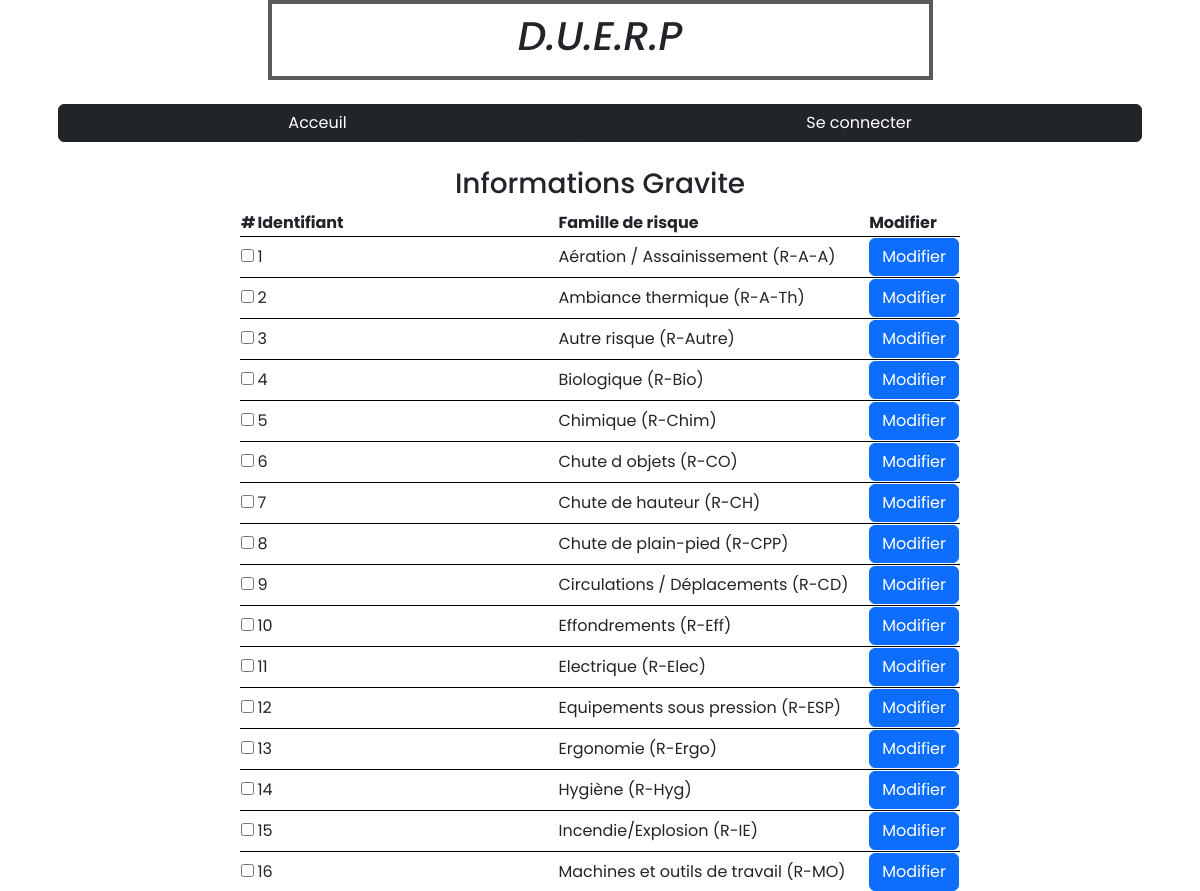
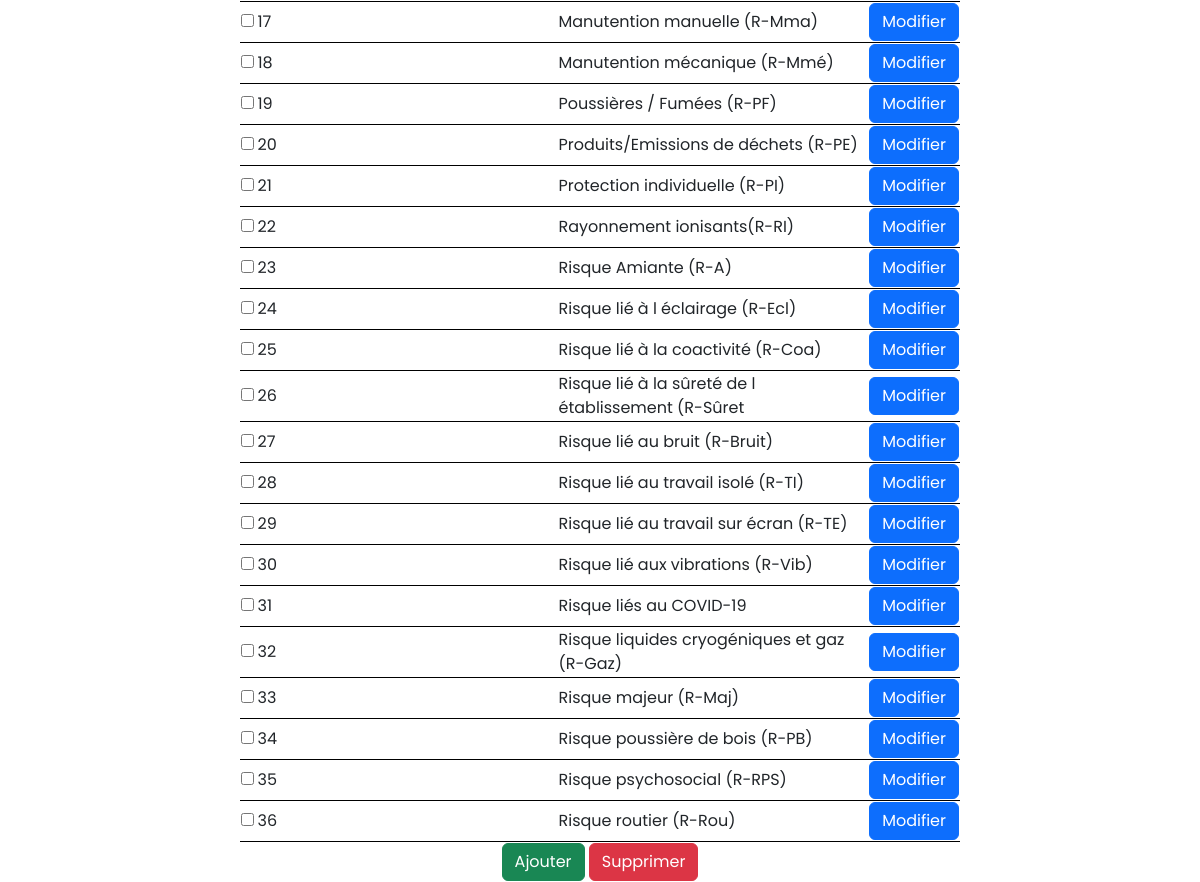
/view/vue_famille_de_risque.php (signed in), run on the app's committed database (2 pictures, top to bottom).
### tables this page shows
CREATE TABLE `famille_de_risque` (
  `Id_Famille_de_risque` int NOT NULL,
  `famille` varchar(50) DEFAULT NULL
);

### model/modele.php (called while the page is built, shortened)
<?php
function select_famille_de_risque(){
	require 'connexion.php';
	$sql = "SELECT * FROM famille_de_risque ORDER BY famille ASC";
	$stmt = $bdd->prepare($sql);
	$stmt->execute();
    $famille_de_risque = $stmt->fetchAll();
    return $famille_de_risque;
}

### view/vue_famille_de_risque.php (the view, shortened to what this page needs)
<!DOCTYPE html>
<html lang="en">
    <head>
        <link href="https://cdn.jsdelivr.net/npm/bootstrap@5.2.2/dist/css/bootstrap.min.css" rel="stylesheet" integrity="sha384-
        Zenh87qX5JnK2Jl0vWa8Ck2rdkQ2Bzep5IDxbcnCeuOxjzrPF/et3URy9Bv1WTRi">
        <link rel="stylesheet" href="https://cdn.jsdelivr.net/npm/bootstrap-icons@1.5.0/font/bootstrap-icons.css">
        <link rel="stylesheet" href="style.css">
    </head>
    <body style="background-color: white;">
        <div class="container">
            <div class="row justify-content-center">
                <div class="col-7 text-dark fst-italic justify-content-center align-intems-center border border-dark p-2 mb-2 border-opacity-75 border-4 d-flex">
                    <h1>D.U.E.R.P</h1>
                </div>
            </div>
            <div class="row bg-sombre text-white fw-bolder justify-content-center align-intems-center">
                <div class="row p-3 mb-2 text-white fw-bolder placeholder-glow">
                    <div class="btn-group" role="group" aria-label="Basic outlined example">
                    <?php if(!isset($_SESSION['loggedin'])) { ?>
                      <a class="btn btn-dark" href="vue_acceuil.php" role="button">Acceuil</a>
                      <a class="btn btn-dark" href="login.php" role="button">Se connecter</a>
                      <?php } ?>
                    </div>
                  </div>
              </div>
            </div>
            <div>
            <form action="controleur_supp.php" method="POST">
            <table width="60%" align="center">
                    <tr>
                        <td align="center" colspan="4"><b><h3>Informations Gravite</h3></b></td>
                    </tr>
                    <tr  style='border-bottom:1pt solid black;'>
                        <th>#</th>
                        <th width="47%">Identifiant</th>
                        <th width="47%">Famille de risque</th>
                        <th width="5%">Modifier</th>
                    </tr>
                    <?php
                            include 'modele.php';
                            $famille_de_risques = select_famille_de_risque();
                            $nb = count($famille_de_risques);
                            if($nb > 0)
                            {
                                $i=0;
                                while ($i<$nb)
                                {
                                    $famille_de_risque=$famille_de_risques[$i];
                                    $num=$famille_de_risque['Id_Famille_de_risque'];
                                    $famille=$famille_de_risque['famille'];
                                    echo "<tr style='border-bottom:1pt solid black;' ><td><input type='checkbox' name='famille[]' value='$num'></td>";
                                    echo "<td>$num</td>";
                                    echo "<td>$famille</td>";
                                    echo "<td><a href='vue_famille_de_risque_modif.php?action=$num'><input class='btn btn-primary' type='button' value='Modifier'></a></td>";
                                    echo "</tr>";
                                    $i=$i+1;
                                }
                            }
                    ?>
                    <tr>
                        <td align="center" colspan="4" >
                            <input class="btn btn-success" type="button" onclick="location.href='index.php'" value="Ajouter" />
                            <input class="btn btn-danger" type="submit" value="Supprimer" name="supprimer">
                        </td>
                    </tr>
            </table>
            </form>
    </body>
</html>

### styles/style.css (style rules this page uses)
* { font-family: 'Poppins', sans-serif; }
body { background: #141526; overflow: hidden; }
html { scroll-behavior: smooth; }
:root { --primary-green: #93c90e; --secondary-green: #9ad10f; --primary-orange: #f7a739; --secondary-orange: #f6b253; --valid-color: rgb(16, 221, 1); --error-color: red; }
a { text-decoration: none; color: white; }

### data on the page
famille_de_risque: Id_Famille_de_risque "1", famille "Aération / Assainissement (R-A-A)"
famille_de_risque: Id_Famille_de_risque "2", famille "Ambiance thermique (R-A-Th)"
famille_de_risque: Id_Famille_de_risque "3", famille "Autre risque (R-Autre)"
famille_de_risque: Id_Famille_de_risque "4", famille "Biologique (R-Bio)"
famille_de_risque: Id_Famille_de_risque "5", famille "Chimique (R-Chim)"
famille_de_risque: Id_Famille_de_risque "6", famille "Chute d objets (R-CO)"
famille_de_risque: Id_Famille_de_risque "7", famille "Chute de hauteur (R-CH)"
famille_de_risque: Id_Famille_de_risque "8", famille "Chute de plain-pied (R-CPP)"
famille_de_risque: Id_Famille_de_risque "9", famille "Circulations / Déplacements (R-CD)"
famille_de_risque: Id_Famille_de_risque "10", famille "Effondrements (R-Eff)"
famille_de_risque: Id_Famille_de_risque "11", famille "Electrique (R-Elec)"
famille_de_risque: Id_Famille_de_risque "12", famille "Equipements sous pression (R-ESP)"
famille_de_risque: Id_Famille_de_risque "13", famille "Ergonomie (R-Ergo)"
famille_de_risque: Id_Famille_de_risque "14", famille "Hygiène (R-Hyg)"
famille_de_risque: Id_Famille_de_risque "15", famille "Incendie/Explosion (R-IE)"
famille_de_risque: Id_Famille_de_risque "16", famille "Machines et outils de travail (R-MO)"
famille_de_risque: Id_Famille_de_risque "17", famille "Manutention manuelle (R-Mma)"
famille_de_risque: Id_Famille_de_risque "18", famille "Manutention mécanique (R-Mmé)"
famille_de_risque: Id_Famille_de_risque "19", famille "Poussières / Fumées (R-PF)"
famille_de_risque: Id_Famille_de_risque "20", famille "Produits/Emissions de déchets (R-PE)"
famille_de_risque: Id_Famille_de_risque "21", famille "Protection individuelle (R-PI)"
famille_de_risque: Id_Famille_de_risque "22", famille "Rayonnement ionisants(R-RI)"
famille_de_risque: Id_Famille_de_risque "23", famille "Risque Amiante (R-A)"
famille_de_risque: Id_Famille_de_risque "24", famille "Risque lié à l éclairage (R-Ecl)"
famille_de_risque: Id_Famille_de_risque "25", famille "Risque lié à la coactivité (R-Coa)"
famille_de_risque: Id_Famille_de_risque "26", famille "Risque lié à la sûreté de l établissement (R-Sûret"
famille_de_risque: Id_Famille_de_risque "27", famille "Risque lié au bruit (R-Bruit)"
famille_de_risque: Id_Famille_de_risque "28", famille "Risque lié au travail isolé (R-TI)"
famille_de_risque: Id_Famille_de_risque "29", famille "Risque lié au travail sur écran (R-TE)"
famille_de_risque: Id_Famille_de_risque "30", famille "Risque lié aux vibrations (R-Vib)"
famille_de_risque: Id_Famille_de_risque "31", famille "Risque liés au COVID-19"
famille_de_risque: Id_Famille_de_risque "32", famille "Risque liquides cryogéniques et gaz (R-Gaz)"
famille_de_risque: Id_Famille_de_risque "33", famille "Risque majeur (R-Maj)"
famille_de_risque: Id_Famille_de_risque "34", famille "Risque poussière de bois (R-PB)"
famille_de_risque: Id_Famille_de_risque "35", famille "Risque psychosocial (R-RPS)"
famille_de_risque: Id_Famille_de_risque "36", famille "Risque routier (R-Rou)"
